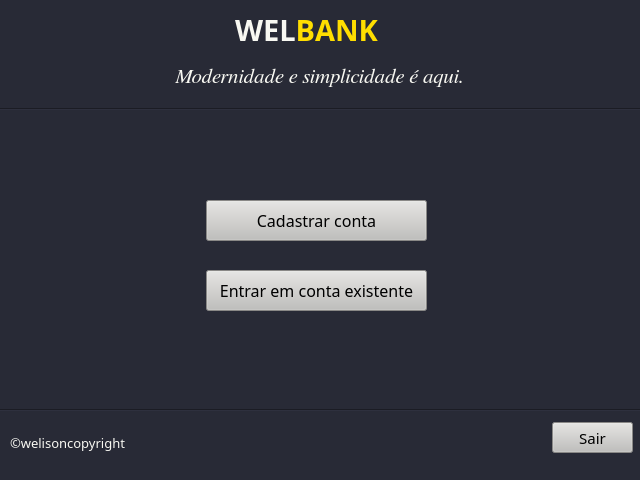
<?xml version="1.0" encoding="UTF-8"?>
<ui version="4.0">
 <class>MainWindow</class>
 <widget class="QMainWindow" name="MainWindow">
  <property name="geometry">
   <rect>
    <x>0</x>
    <y>0</y>
    <width>640</width>
    <height>480</height>
   </rect>
  </property>
  <property name="windowTitle">
   <string>MainWindow</string>
  </property>
  <property name="styleSheet">
   <string notr="true">background-color: rgb(40, 42, 54);</string>
  </property>
  <widget class="QWidget" name="centralwidget">
   <widget class="QLabel" name="welbank_title">
    <property name="geometry">
     <rect>
      <x>235</x>
      <y>-15</y>
      <width>161</width>
      <height>91</height>
     </rect>
    </property>
    <property name="font">
     <font>
      <family>Waree</family>
      <pointsize>22</pointsize>
      <weight>75</weight>
      <italic>false</italic>
      <bold>true</bold>
     </font>
    </property>
    <property name="text">
     <string>&lt;html&gt;&lt;head/&gt;&lt;body&gt;&lt;p&gt;&lt;span style=&quot; color:#f8f8f2;&quot;&gt;WEL&lt;/span&gt;&lt;span style=&quot; color:#ffde00;&quot;&gt;BANK&lt;/span&gt;&lt;/p&gt;&lt;/body&gt;&lt;/html&gt;</string>
    </property>
   </widget>
   <widget class="QLabel" name="sentence">
    <property name="geometry">
     <rect>
      <x>175</x>
      <y>62</y>
      <width>291</width>
      <height>31</height>
     </rect>
    </property>
    <property name="font">
     <font>
      <family>FreeSerif</family>
      <pointsize>21</pointsize>
      <italic>true</italic>
     </font>
    </property>
    <property name="text">
     <string>&lt;html&gt;&lt;head/&gt;&lt;body&gt;&lt;p&gt;&lt;span style=&quot; font-size:16pt; color:#f8f8f2;&quot;&gt;Modernidade e simplicidade é aqui.&lt;/span&gt;&lt;/p&gt;&lt;/body&gt;&lt;/html&gt;</string>
    </property>
   </widget>
   <widget class="QPushButton" name="criar_conta_button">
    <property name="geometry">
     <rect>
      <x>206</x>
      <y>200</y>
      <width>221</width>
      <height>41</height>
     </rect>
    </property>
    <property name="font">
     <font>
      <family>Waree</family>
      <pointsize>12</pointsize>
      <weight>50</weight>
      <italic>false</italic>
      <bold>false</bold>
     </font>
    </property>
    <property name="styleSheet">
     <string notr="true">background-color: rgb(192, 191, 188);</string>
    </property>
    <property name="text">
     <string>Cadastrar conta</string>
    </property>
   </widget>
   <widget class="QPushButton" name="logar_conta_button">
    <property name="geometry">
     <rect>
      <x>206</x>
      <y>270</y>
      <width>221</width>
      <height>41</height>
     </rect>
    </property>
    <property name="font">
     <font>
      <family>Waree</family>
      <pointsize>12</pointsize>
      <weight>50</weight>
      <italic>false</italic>
      <bold>false</bold>
     </font>
    </property>
    <property name="styleSheet">
     <string notr="true">background-color: rgb(192, 191, 188);</string>
    </property>
    <property name="text">
     <string>Entrar em conta existente</string>
    </property>
   </widget>
   <widget class="QLabel" name="copyright">
    <property name="geometry">
     <rect>
      <x>10</x>
      <y>428</y>
      <width>131</width>
      <height>31</height>
     </rect>
    </property>
    <property name="font">
     <font>
      <family>Waree</family>
      <pointsize>21</pointsize>
      <italic>false</italic>
     </font>
    </property>
    <property name="text">
     <string>&lt;html&gt;&lt;head/&gt;&lt;body&gt;&lt;p&gt;&lt;span style=&quot; font-size:10pt; color:#f8f8f2;&quot;&gt;&amp;copy;welisoncopyright&lt;/span&gt;&lt;/p&gt;&lt;/body&gt;&lt;/html&gt;</string>
    </property>
   </widget>
   <widget class="QPushButton" name="voltar_inicio_button">
    <property name="geometry">
     <rect>
      <x>552</x>
      <y>422</y>
      <width>81</width>
      <height>31</height>
     </rect>
    </property>
    <property name="font">
     <font>
      <family>Waree</family>
      <pointsize>11</pointsize>
      <weight>50</weight>
      <italic>false</italic>
      <bold>false</bold>
     </font>
    </property>
    <property name="styleSheet">
     <string notr="true">background-color: rgb(192, 191, 188);</string>
    </property>
    <property name="text">
     <string>Sair</string>
    </property>
   </widget>
   <widget class="Line" name="line">
    <property name="geometry">
     <rect>
      <x>-23</x>
      <y>99</y>
      <width>711</width>
      <height>20</height>
     </rect>
    </property>
    <property name="orientation">
     <enum>Qt::Horizontal</enum>
    </property>
   </widget>
   <widget class="Line" name="line_2">
    <property name="geometry">
     <rect>
      <x>-10</x>
      <y>400</y>
      <width>711</width>
      <height>20</height>
     </rect>
    </property>
    <property name="orientation">
     <enum>Qt::Horizontal</enum>
    </property>
   </widget>
  </widget>
  <widget class="QStatusBar" name="statusbar"/>
 </widget>
 <resources/>
 <connections/>
</ui>
